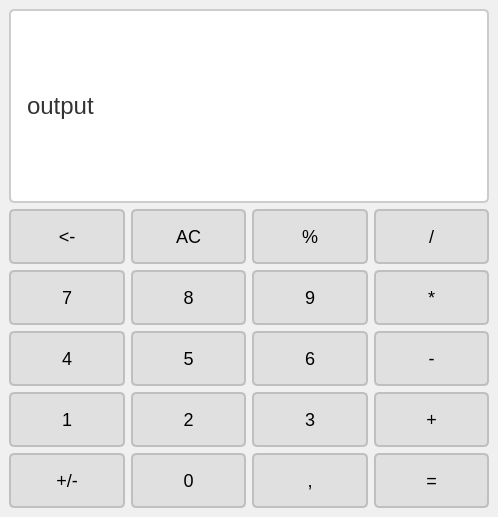
<?xml version="1.0" encoding="UTF-8"?>
<ui version="4.0">
 <class>MainWindow</class>
 <widget class="QMainWindow" name="MainWindow">
  <property name="geometry">
   <rect>
    <x>0</x>
    <y>0</y>
    <width>498</width>
    <height>517</height>
   </rect>
  </property>
  <property name="windowTitle">
   <string>MainWindow</string>
  </property>
  <property name="styleSheet">
   <string notr="true">/* Общие стили для окна калькулятора */
QWidget {
    background-color: #f0f0f0;
    font-family: Arial, sans-serif;
    font-size: 16px;
}

/* Стили для дисплея (QLabel) */
QLabel {
    background-color: #ffffff;
    border: 2px solid #cccccc;
    border-radius: 5px;
    padding: 10px;
    color: #333333;
    font-size: 24px;
    qproperty-alignment: 'AlignRight | AlignVCenter';
}

/* Стили для кнопок калькулятора */
QPushButton {
    background-color: #e0e0e0;
    border: 2px solid #bfbfbf;
    border-radius: 5px;
    padding: 15px;
    color: #000000;
    font-size: 18px;
}

QPushButton:hover {
    background-color: #d0d0d0;
}

QPushButton:pressed {
    background-color: #c0c0c0;
}

/* Отдельные стили для операций (+, -, *, /) */
QPushButton.operator {
    background-color: #ffb74d;
    color: #ffffff;
}

QPushButton.operator:hover {
    background-color: #ffa726;
}

QPushButton.operator:pressed {
    background-color: #ff9800;
}

/* Стили для кнопки &quot;равно&quot; */
QPushButton.equals {
    background-color: #4caf50;
    color: #ffffff;
}

QPushButton.equals:hover {
    background-color: #43a047;
}

QPushButton.equals:pressed {
    background-color: #388e3c;
}

/* Стили для кнопки &quot;C&quot; (очистка) */
QPushButton.clear {
    background-color: #f44336;
    color: #ffffff;
}

QPushButton.clear:hover {
    background-color: #e53935;
}

QPushButton.clear:pressed {
    background-color: #d32f2f;
}</string>
  </property>
  <widget class="QWidget" name="centralwidget">
   <layout class="QVBoxLayout" name="verticalLayout">
    <item>
     <layout class="QHBoxLayout" name="layout_special1"/>
    </item>
    <item>
     <layout class="QHBoxLayout" name="layout_output">
      <item>
       <widget class="QLabel" name="label">
        <property name="text">
         <string>output</string>
        </property>
       </widget>
      </item>
     </layout>
    </item>
    <item>
     <layout class="QHBoxLayout" name="layout_5">
      <item>
       <widget class="QPushButton" name="btn_del">
        <property name="text">
         <string>&lt;-</string>
        </property>
       </widget>
      </item>
      <item>
       <widget class="QPushButton" name="btn_clear">
        <property name="text">
         <string>AC</string>
        </property>
       </widget>
      </item>
      <item>
       <widget class="QPushButton" name="btn_percent">
        <property name="text">
         <string>%</string>
        </property>
       </widget>
      </item>
      <item>
       <widget class="QPushButton" name="btn_division">
        <property name="text">
         <string>/</string>
        </property>
       </widget>
      </item>
     </layout>
    </item>
    <item>
     <layout class="QHBoxLayout" name="layout_4">
      <item>
       <widget class="QPushButton" name="btn_7">
        <property name="text">
         <string>7</string>
        </property>
       </widget>
      </item>
      <item>
       <widget class="QPushButton" name="btn_8">
        <property name="text">
         <string>8</string>
        </property>
       </widget>
      </item>
      <item>
       <widget class="QPushButton" name="btn_9">
        <property name="text">
         <string>9</string>
        </property>
       </widget>
      </item>
      <item>
       <widget class="QPushButton" name="btn_multiplication">
        <property name="text">
         <string>*</string>
        </property>
       </widget>
      </item>
     </layout>
    </item>
    <item>
     <layout class="QHBoxLayout" name="layout_3">
      <item>
       <widget class="QPushButton" name="btn_4">
        <property name="text">
         <string>4</string>
        </property>
       </widget>
      </item>
      <item>
       <widget class="QPushButton" name="btn_5">
        <property name="text">
         <string>5</string>
        </property>
       </widget>
      </item>
      <item>
       <widget class="QPushButton" name="btn_6">
        <property name="text">
         <string>6</string>
        </property>
       </widget>
      </item>
      <item>
       <widget class="QPushButton" name="btn_minus">
        <property name="text">
         <string>-</string>
        </property>
       </widget>
      </item>
     </layout>
    </item>
    <item>
     <layout class="QHBoxLayout" name="layout_2">
      <item>
       <widget class="QPushButton" name="btn_1">
        <property name="text">
         <string>1</string>
        </property>
       </widget>
      </item>
      <item>
       <widget class="QPushButton" name="btn_2">
        <property name="text">
         <string>2</string>
        </property>
       </widget>
      </item>
      <item>
       <widget class="QPushButton" name="btn_3">
        <property name="text">
         <string>3</string>
        </property>
       </widget>
      </item>
      <item>
       <widget class="QPushButton" name="btn_plus">
        <property name="text">
         <string>+</string>
        </property>
       </widget>
      </item>
     </layout>
    </item>
    <item>
     <layout class="QHBoxLayout" name="layout_1">
      <item>
       <widget class="QPushButton" name="btn_number_sign">
        <property name="text">
         <string>+/-</string>
        </property>
       </widget>
      </item>
      <item>
       <widget class="QPushButton" name="btn_0">
        <property name="text">
         <string>0</string>
        </property>
       </widget>
      </item>
      <item>
       <widget class="QPushButton" name="btn_comma">
        <property name="text">
         <string>,</string>
        </property>
       </widget>
      </item>
      <item>
       <widget class="QPushButton" name="btn_reslut">
        <property name="text">
         <string>=</string>
        </property>
       </widget>
      </item>
     </layout>
    </item>
   </layout>
  </widget>
 </widget>
 <resources/>
 <connections/>
</ui>
